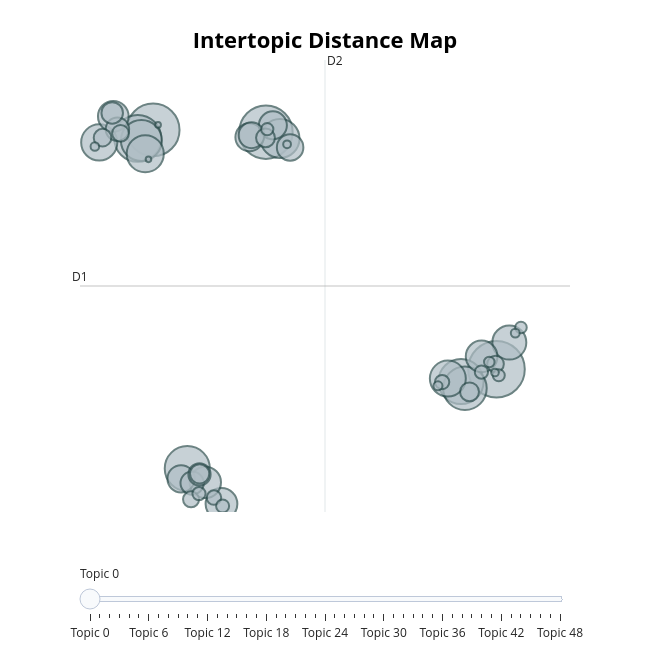

Notebook source saved alongside this figure:
### Code cell
topic_model2.visualize_topics()

### Figure 1 — Plotly figure (JSON) as saved in the notebook; plotly's stock layout.template omitted (floating-point values rounded to 4 significant figures; data arrays with more than 128 entries replaced by an {"elided": "..."} marker saying what was removed)
{"data": [{"customdata": {"elided": "49x3 mixed values"}, "hovertemplate": "<b>Topic %{customdata[0]}</b><br>%{customdata[1]}<br>Size: %{customdata[2]}", "legendgroup": "", "marker": {"color": "#B0BEC5", "line": {"color": "DarkSlateGrey", "width": 2}, "size": [2120, 1894, 1845, 1462, 1351, 1347, 1257, 1115, 1010, 913, 865, 857, 764, 668, 664, 652, 623, 524, 521, 492, 466, 441, 363, 358, 328, 307, 246, 237, 236, 206, 188, 184, 170, 140, 136, 117, 115, 113, 100, 96, 89, 73, 54, 53, 49, 40, 39, 22, 21], "sizemode": "area", "sizeref": 1.325, "symbol": "circle"}, "mode": "markers", "name": "", "orientation": "v", "showlegend": false, "type": "scatter", "x": [9.35, 2.224, -1.262, -1.737, 8.254, -0.2063, 8.374, -1.624, 2.659, -1.506, -2.927, 7.846, 9.747, 0.8506, 8.89, 0.3508, -2.493, 1.715, 2.439, -0.3979, 2.972, 1.779, -2.365, -0.05675, 0.171, -2.527, 0.1754, 8.516, 2.211, -2.825, -2.269, 9.319, -0.09017, 0.6175, 7.67, 8.884, 0.1552, 0.8854, 2.265, 9.42, 10.11, 9.128, 7.54, 9.931, -3.063, 2.878, 9.303, -1.11, -1.406], "xaxis": "x", "y": [3.246, 11.22, 11.3, 11.01, 2.836, -0.09344, 2.608, 10.94, 11.01, 10.5, 10.88, 2.934, 4.145, -1.286, 3.679, -0.5581, 11.76, 11.05, 11.45, -0.4381, 10.71, 11.12, 11.32, -0.5829, -0.2914, 11.87, -0.2701, 2.487, 11.03, 11.04, 11.19, 3.422, -1.13, -1.071, 2.816, 3.152, -0.9357, -1.353, 11.32, 3.042, 4.652, 3.49, 2.689, 4.463, 10.74, 10.81, 3.139, 11.47, 10.31], "yaxis": "y"}], "layout": {"annotations": [{"showarrow": false, "text": "D1", "x": -3.522, "y": 6.048, "yshift": 10}, {"showarrow": false, "text": "D2", "x": 4.05, "xshift": 10, "y": 13.65}], "height": 650, "hoverlabel": {"bgcolor": "white", "font": {"family": "Rockwell", "size": 16}}, "legend": {"itemsizing": "constant", "tracegroupgap": 0}, "margin": {"t": 60}, "shapes": [{"line": {"color": "#CFD8DC", "width": 2}, "type": "line", "x0": 4.05, "x1": 4.05, "y0": -1.555, "y1": 13.65}, {"line": {"color": "#9E9E9E", "width": 2}, "type": "line", "x0": -3.522, "x1": 11.62, "y0": 6.048, "y1": 6.048}], "sliders": [{"active": 0, "pad": {"t": 50}, "steps": [{"args": [{"marker.color": [["red", "#B0BEC5", "#B0BEC5", "#B0BEC5", "#B0BEC5", "#B0BEC5", "#B0BEC5", "#B0BEC5", "#B0BEC5", "#B0BEC5", "#B0BEC5", "#B0BEC5", "#B0BEC5", "#B0BEC5", "#B0BEC5", "#B0BEC5", "#B0BEC5", "#B0BEC5", "#B0BEC5", "#B0BEC5", "#B0BEC5", "#B0BEC5", "#B0BEC5", "#B0BEC5", "#B0BEC5", "#B0BEC5", "#B0BEC5", "#B0BEC5", "#B0BEC5", "#B0BEC5", "#B0BEC5", "#B0BEC5", "#B0BEC5", "#B0BEC5", "#B0BEC5", "#B0BEC5", "#B0BEC5", "#B0BEC5", "#B0BEC5", "#B0BEC5", "#B0BEC5", "#B0BEC5", "#B0BEC5", "#B0BEC5", "#B0BEC5", "#B0BEC5", "#B0BEC5", "#B0BEC5", "#B0BEC5"]]}], "label": "Topic 0", "method": "update"}, {"args": [{"marker.color": [["#B0BEC5", "red", "#B0BEC5", "#B0BEC5", "#B0BEC5", "#B0BEC5", "#B0BEC5", "#B0BEC5", "#B0BEC5", "#B0BEC5", "#B0BEC5", "#B0BEC5", "#B0BEC5", "#B0BEC5", "#B0BEC5", "#B0BEC5", "#B0BEC5", "#B0BEC5", "#B0BEC5", "#B0BEC5", "#B0BEC5", "#B0BEC5", "#B0BEC5", "#B0BEC5", "#B0BEC5", "#B0BEC5", "#B0BEC5", "#B0BEC5", "#B0BEC5", "#B0BEC5", "#B0BEC5", "#B0BEC5", "#B0BEC5", "#B0BEC5", "#B0BEC5", "#B0BEC5", "#B0BEC5", "#B0BEC5", "#B0BEC5", "#B0BEC5", "#B0BEC5", "#B0BEC5", "#B0BEC5", "#B0BEC5", "#B0BEC5", "#B0BEC5", "#B0BEC5", "#B0BEC5", "#B0BEC5"]]}], "label": "Topic 1", "method": "update"}, {"args": [{"marker.color": [["#B0BEC5", "#B0BEC5", "red", "#B0BEC5", "#B0BEC5", "#B0BEC5", "#B0BEC5", "#B0BEC5", "#B0BEC5", "#B0BEC5", "#B0BEC5", "#B0BEC5", "#B0BEC5", "#B0BEC5", "#B0BEC5", "#B0BEC5", "#B0BEC5", "#B0BEC5", "#B0BEC5", "#B0BEC5", "#B0BEC5", "#B0BEC5", "#B0BEC5", "#B0BEC5", "#B0BEC5", "#B0BEC5", "#B0BEC5", "#B0BEC5", "#B0BEC5", "#B0BEC5", "#B0BEC5", "#B0BEC5", "#B0BEC5", "#B0BEC5", "#B0BEC5", "#B0BEC5", "#B0BEC5", "#B0BEC5", "#B0BEC5", "#B0BEC5", "#B0BEC5", "#B0BEC5", "#B0BEC5", "#B0BEC5", "#B0BEC5", "#B0BEC5", "#B0BEC5", "#B0BEC5", "#B0BEC5"]]}], "label": "Topic 2", "method": "update"}, {"args": [{"marker.color": [["#B0BEC5", "#B0BEC5", "#B0BEC5", "red", "#B0BEC5", "#B0BEC5", "#B0BEC5", "#B0BEC5", "#B0BEC5", "#B0BEC5", "#B0BEC5", "#B0BEC5", "#B0BEC5", "#B0BEC5", "#B0BEC5", "#B0BEC5", "#B0BEC5", "#B0BEC5", "#B0BEC5", "#B0BEC5", "#B0BEC5", "#B0BEC5", "#B0BEC5", "#B0BEC5", "#B0BEC5", "#B0BEC5", "#B0BEC5", "#B0BEC5", "#B0BEC5", "#B0BEC5", "#B0BEC5", "#B0BEC5", "#B0BEC5", "#B0BEC5", "#B0BEC5", "#B0BEC5", "#B0BEC5", "#B0BEC5", "#B0BEC5", "#B0BEC5", "#B0BEC5", "#B0BEC5", "#B0BEC5", "#B0BEC5", "#B0BEC5", "#B0BEC5", "#B0BEC5", "#B0BEC5", "#B0BEC5"]]}], "label": "Topic 3", "method": "update"}, {"args": [{"marker.color": [["#B0BEC5", "#B0BEC5", "#B0BEC5", "#B0BEC5", "red", "#B0BEC5", "#B0BEC5", "#B0BEC5", "#B0BEC5", "#B0BEC5", "#B0BEC5", "#B0BEC5", "#B0BEC5", "#B0BEC5", "#B0BEC5", "#B0BEC5", "#B0BEC5", "#B0BEC5", "#B0BEC5", "#B0BEC5", "#B0BEC5", "#B0BEC5", "#B0BEC5", "#B0BEC5", "#B0BEC5", "#B0BEC5", "#B0BEC5", "#B0BEC5", "#B0BEC5", "#B0BEC5", "#B0BEC5", "#B0BEC5", "#B0BEC5", "#B0BEC5", "#B0BEC5", "#B0BEC5", "#B0BEC5", "#B0BEC5", "#B0BEC5", "#B0BEC5", "#B0BEC5", "#B0BEC5", "#B0BEC5", "#B0BEC5", "#B0BEC5", "#B0BEC5", "#B0BEC5", "#B0BEC5", "#B0BEC5"]]}], "label": "Topic 4", "method": "update"}, {"args": [{"marker.color": [["#B0BEC5", "#B0BEC5", "#B0BEC5", "#B0BEC5", "#B0BEC5", "red", "#B0BEC5", "#B0BEC5", "#B0BEC5", "#B0BEC5", "#B0BEC5", "#B0BEC5", "#B0BEC5", "#B0BEC5", "#B0BEC5", "#B0BEC5", "#B0BEC5", "#B0BEC5", "#B0BEC5", "#B0BEC5", "#B0BEC5", "#B0BEC5", "#B0BEC5", "#B0BEC5", "#B0BEC5", "#B0BEC5", "#B0BEC5", "#B0BEC5", "#B0BEC5", "#B0BEC5", "#B0BEC5", "#B0BEC5", "#B0BEC5", "#B0BEC5", "#B0BEC5", "#B0BEC5", "#B0BEC5", "#B0BEC5", "#B0BEC5", "#B0BEC5", "#B0BEC5", "#B0BEC5", "#B0BEC5", "#B0BEC5", "#B0BEC5", "#B0BEC5", "#B0BEC5", "#B0BEC5", "#B0BEC5"]]}], "label": "Topic 5", "method": "update"}, {"args": [{"marker.color": [["#B0BEC5", "#B0BEC5", "#B0BEC5", "#B0BEC5", "#B0BEC5", "#B0BEC5", "red", "#B0BEC5", "#B0BEC5", "#B0BEC5", "#B0BEC5", "#B0BEC5", "#B0BEC5", "#B0BEC5", "#B0BEC5", "#B0BEC5", "#B0BEC5", "#B0BEC5", "#B0BEC5", "#B0BEC5", "#B0BEC5", "#B0BEC5", "#B0BEC5", "#B0BEC5", "#B0BEC5", "#B0BEC5", "#B0BEC5", "#B0BEC5", "#B0BEC5", "#B0BEC5", "#B0BEC5", "#B0BEC5", "#B0BEC5", "#B0BEC5", "#B0BEC5", "#B0BEC5", "#B0BEC5", "#B0BEC5", "#B0BEC5", "#B0BEC5", "#B0BEC5", "#B0BEC5", "#B0BEC5", "#B0BEC5", "#B0BEC5", "#B0BEC5", "#B0BEC5", "#B0BEC5", "#B0BEC5"]]}], "label": "Topic 6", "method": "update"}, {"args": [{"marker.color": [["#B0BEC5", "#B0BEC5", "#B0BEC5", "#B0BEC5", "#B0BEC5", "#B0BEC5", "#B0BEC5", "red", "#B0BEC5", "#B0BEC5", "#B0BEC5", "#B0BEC5", "#B0BEC5", "#B0BEC5", "#B0BEC5", "#B0BEC5", "#B0BEC5", "#B0BEC5", "#B0BEC5", "#B0BEC5", "#B0BEC5", "#B0BEC5", "#B0BEC5", "#B0BEC5", "#B0BEC5", "#B0BEC5", "#B0BEC5", "#B0BEC5", "#B0BEC5", "#B0BEC5", "#B0BEC5", "#B0BEC5", "#B0BEC5", "#B0BEC5", "#B0BEC5", "#B0BEC5", "#B0BEC5", "#B0BEC5", "#B0BEC5", "#B0BEC5", "#B0BEC5", "#B0BEC5", "#B0BEC5", "#B0BEC5", "#B0BEC5", "#B0BEC5", "#B0BEC5", "#B0BEC5", "#B0BEC5"]]}], "label": "Topic 7", "method": "update"}, {"args": [{"marker.color": [["#B0BEC5", "#B0BEC5", "#B0BEC5", "#B0BEC5", "#B0BEC5", "#B0BEC5", "#B0BEC5", "#B0BEC5", "red", "#B0BEC5", "#B0BEC5", "#B0BEC5", "#B0BEC5", "#B0BEC5", "#B0BEC5", "#B0BEC5", "#B0BEC5", "#B0BEC5", "#B0BEC5", "#B0BEC5", "#B0BEC5", "#B0BEC5", "#B0BEC5", "#B0BEC5", "#B0BEC5", "#B0BEC5", "#B0BEC5", "#B0BEC5", "#B0BEC5", "#B0BEC5", "#B0BEC5", "#B0BEC5", "#B0BEC5", "#B0BEC5", "#B0BEC5", "#B0BEC5", "#B0BEC5", "#B0BEC5", "#B0BEC5", "#B0BEC5", "#B0BEC5", "#B0BEC5", "#B0BEC5", "#B0BEC5", "#B0BEC5", "#B0BEC5", "#B0BEC5", "#B0BEC5", "#B0BEC5"]]}], "label": "Topic 8", "method": "update"}, {"args": [{"marker.color": [["#B0BEC5", "#B0BEC5", "#B0BEC5", "#B0BEC5", "#B0BEC5", "#B0BEC5", "#B0BEC5", "#B0BEC5", "#B0BEC5", "red", "#B0BEC5", "#B0BEC5", "#B0BEC5", "#B0BEC5", "#B0BEC5", "#B0BEC5", "#B0BEC5", "#B0BEC5", "#B0BEC5", "#B0BEC5", "#B0BEC5", "#B0BEC5", "#B0BEC5", "#B0BEC5", "#B0BEC5", "#B0BEC5", "#B0BEC5", "#B0BEC5", "#B0BEC5", "#B0BEC5", "#B0BEC5", "#B0BEC5", "#B0BEC5", "#B0BEC5", "#B0BEC5", "#B0BEC5", "#B0BEC5", "#B0BEC5", "#B0BEC5", "#B0BEC5", "#B0BEC5", "#B0BEC5", "#B0BEC5", "#B0BEC5", "#B0BEC5", "#B0BEC5", "#B0BEC5", "#B0BEC5", "#B0BEC5"]]}], "label": "Topic 9", "method": "update"}, {"args": [{"marker.color": [["#B0BEC5", "#B0BEC5", "#B0BEC5", "#B0BEC5", "#B0BEC5", "#B0BEC5", "#B0BEC5", "#B0BEC5", "#B0BEC5", "#B0BEC5", "red", "#B0BEC5", "#B0BEC5", "#B0BEC5", "#B0BEC5", "#B0BEC5", "#B0BEC5", "#B0BEC5", "#B0BEC5", "#B0BEC5", "#B0BEC5", "#B0BEC5", "#B0BEC5", "#B0BEC5", "#B0BEC5", "#B0BEC5", "#B0BEC5", "#B0BEC5", "#B0BEC5", "#B0BEC5", "#B0BEC5", "#B0BEC5", "#B0BEC5", "#B0BEC5", "#B0BEC5", "#B0BEC5", "#B0BEC5", "#B0BEC5", "#B0BEC5", "#B0BEC5", "#B0BEC5", "#B0BEC5", "#B0BEC5", "#B0BEC5", "#B0BEC5", "#B0BEC5", "#B0BEC5", "#B0BEC5", "#B0BEC5"]]}], "label": "Topic 10", "method": "update"}, {"args": [{"marker.color": [["#B0BEC5", "#B0BEC5", "#B0BEC5", "#B0BEC5", "#B0BEC5", "#B0BEC5", "#B0BEC5", "#B0BEC5", "#B0BEC5", "#B0BEC5", "#B0BEC5", "red", "#B0BEC5", "#B0BEC5", "#B0BEC5", "#B0BEC5", "#B0BEC5", "#B0BEC5", "#B0BEC5", "#B0BEC5", "#B0BEC5", "#B0BEC5", "#B0BEC5", "#B0BEC5", "#B0BEC5", "#B0BEC5", "#B0BEC5", "#B0BEC5", "#B0BEC5", "#B0BEC5", "#B0BEC5", "#B0BEC5", "#B0BEC5", "#B0BEC5", "#B0BEC5", "#B0BEC5", "#B0BEC5", "#B0BEC5", "#B0BEC5", "#B0BEC5", "#B0BEC5", "#B0BEC5", "#B0BEC5", "#B0BEC5", "#B0BEC5", "#B0BEC5", "#B0BEC5", "#B0BEC5", "#B0BEC5"]]}], "label": "Topic 11", "method": "update"}, {"args": [{"marker.color": [["#B0BEC5", "#B0BEC5", "#B0BEC5", "#B0BEC5", "#B0BEC5", "#B0BEC5", "#B0BEC5", "#B0BEC5", "#B0BEC5", "#B0BEC5", "#B0BEC5", "#B0BEC5", "red", "#B0BEC5", "#B0BEC5", "#B0BEC5", "#B0BEC5", "#B0BEC5", "#B0BEC5", "#B0BEC5", "#B0BEC5", "#B0BEC5", "#B0BEC5", "#B0BEC5", "#B0BEC5", "#B0BEC5", "#B0BEC5", "#B0BEC5", "#B0BEC5", "#B0BEC5", "#B0BEC5", "#B0BEC5", "#B0BEC5", "#B0BEC5", "#B0BEC5", "#B0BEC5", "#B0BEC5", "#B0BEC5", "#B0BEC5", "#B0BEC5", "#B0BEC5", "#B0BEC5", "#B0BEC5", "#B0BEC5", "#B0BEC5", "#B0BEC5", "#B0BEC5", "#B0BEC5", "#B0BEC5"]]}], "label": "Topic 12", "method": "update"}, {"args": [{"marker.color": [["#B0BEC5", "#B0BEC5", "#B0BEC5", "#B0BEC5", "#B0BEC5", "#B0BEC5", "#B0BEC5", "#B0BEC5", "#B0BEC5", "#B0BEC5", "#B0BEC5", "#B0BEC5", "#B0BEC5", "red", "#B0BEC5", "#B0BEC5", "#B0BEC5", "#B0BEC5", "#B0BEC5", "#B0BEC5", "#B0BEC5", "#B0BEC5", "#B0BEC5", "#B0BEC5", "#B0BEC5", "#B0BEC5", "#B0BEC5", "#B0BEC5", "#B0BEC5", "#B0BEC5", "#B0BEC5", "#B0BEC5", "#B0BEC5", "#B0BEC5", "#B0BEC5", "#B0BEC5", "#B0BEC5", "#B0BEC5", "#B0BEC5", "#B0BEC5", "#B0BEC5", "#B0BEC5", "#B0BEC5", "#B0BEC5", "#B0BEC5", "#B0BEC5", "#B0BEC5", "#B0BEC5", "#B0BEC5"]]}], "label": "Topic 13", "method": "update"}, {"args": [{"marker.color": [["#B0BEC5", "#B0BEC5", "#B0BEC5", "#B0BEC5", "#B0BEC5", "#B0BEC5", "#B0BEC5", "#B0BEC5", "#B0BEC5", "#B0BEC5", "#B0BEC5", "#B0BEC5", "#B0BEC5", "#B0BEC5", "red", "#B0BEC5", "#B0BEC5", "#B0BEC5", "#B0BEC5", "#B0BEC5", "#B0BEC5", "#B0BEC5", "#B0BEC5", "#B0BEC5", "#B0BEC5", "#B0BEC5", "#B0BEC5", "#B0BEC5", "#B0BEC5", "#B0BEC5", "#B0BEC5", "#B0BEC5", "#B0BEC5", "#B0BEC5", "#B0BEC5", "#B0BEC5", "#B0BEC5", "#B0BEC5", "#B0BEC5", "#B0BEC5", "#B0BEC5", "#B0BEC5", "#B0BEC5", "#B0BEC5", "#B0BEC5", "#B0BEC5", "#B0BEC5", "#B0BEC5", "#B0BEC5"]]}], "label": "Topic 14", "method": "update"}, {"args": [{"marker.color": [["#B0BEC5", "#B0BEC5", "#B0BEC5", "#B0BEC5", "#B0BEC5", "#B0BEC5", "#B0BEC5", "#B0BEC5", "#B0BEC5", "#B0BEC5", "#B0BEC5", "#B0BEC5", "#B0BEC5", "#B0BEC5", "#B0BEC5", "red", "#B0BEC5", "#B0BEC5", "#B0BEC5", "#B0BEC5", "#B0BEC5", "#B0BEC5", "#B0BEC5", "#B0BEC5", "#B0BEC5", "#B0BEC5", "#B0BEC5", "#B0BEC5", "#B0BEC5", "#B0BEC5", "#B0BEC5", "#B0BEC5", "#B0BEC5", "#B0BEC5", "#B0BEC5", "#B0BEC5", "#B0BEC5", "#B0BEC5", "#B0BEC5", "#B0BEC5", "#B0BEC5", "#B0BEC5", "#B0BEC5", "#B0BEC5", "#B0BEC5", "#B0BEC5", "#B0BEC5", "#B0BEC5", "#B0BEC5"]]}], "label": "Topic 15", "method": "update"}, {"args": [{"marker.color": [["#B0BEC5", "#B0BEC5", "#B0BEC5", "#B0BEC5", "#B0BEC5", "#B0BEC5", "#B0BEC5", "#B0BEC5", "#B0BEC5", "#B0BEC5", "#B0BEC5", "#B0BEC5", "#B0BEC5", "#B0BEC5", "#B0BEC5", "#B0BEC5", "red", "#B0BEC5", "#B0BEC5", "#B0BEC5", "#B0BEC5", "#B0BEC5", "#B0BEC5", "#B0BEC5", "#B0BEC5", "#B0BEC5", "#B0BEC5", "#B0BEC5", "#B0BEC5", "#B0BEC5", "#B0BEC5", "#B0BEC5", "#B0BEC5", "#B0BEC5", "#B0BEC5", "#B0BEC5", "#B0BEC5", "#B0BEC5", "#B0BEC5", "#B0BEC5", "#B0BEC5", "#B0BEC5", "#B0BEC5", "#B0BEC5", "#B0BEC5", "#B0BEC5", "#B0BEC5", "#B0BEC5", "#B0BEC5"]]}], "label": "Topic 16", "method": "update"}, {"args": [{"marker.color": [["#B0BEC5", "#B0BEC5", "#B0BEC5", "#B0BEC5", "#B0BEC5", "#B0BEC5", "#B0BEC5", "#B0BEC5", "#B0BEC5", "#B0BEC5", "#B0BEC5", "#B0BEC5", "#B0BEC5", "#B0BEC5", "#B0BEC5", "#B0BEC5", "#B0BEC5", "red", "#B0BEC5", "#B0BEC5", "#B0BEC5", "#B0BEC5", "#B0BEC5", "#B0BEC5", "#B0BEC5", "#B0BEC5", "#B0BEC5", "#B0BEC5", "#B0BEC5", "#B0BEC5", "#B0BEC5", "#B0BEC5", "#B0BEC5", "#B0BEC5", "#B0BEC5", "#B0BEC5", "#B0BEC5", "#B0BEC5", "#B0BEC5", "#B0BEC5", "#B0BEC5", "#B0BEC5", "#B0BEC5", "#B0BEC5", "#B0BEC5", "#B0BEC5", "#B0BEC5", "#B0BEC5", "#B0BEC5"]]}], "label": "Topic 17", "method": "update"}, {"args": [{"marker.color": [["#B0BEC5", "#B0BEC5", "#B0BEC5", "#B0BEC5", "#B0BEC5", "#B0BEC5", "#B0BEC5", "#B0BEC5", "#B0BEC5", "#B0BEC5", "#B0BEC5", "#B0BEC5", "#B0BEC5", "#B0BEC5", "#B0BEC5", "#B0BEC5", "#B0BEC5", "#B0BEC5", "red", "#B0BEC5", "#B0BEC5", "#B0BEC5", "#B0BEC5", "#B0BEC5", "#B0BEC5", "#B0BEC5", "#B0BEC5", "#B0BEC5", "#B0BEC5", "#B0BEC5", "#B0BEC5", "#B0BEC5", "#B0BEC5", "#B0BEC5", "#B0BEC5", "#B0BEC5", "#B0BEC5", "#B0BEC5", "#B0BEC5", "#B0BEC5", "#B0BEC5", "#B0BEC5", "#B0BEC5", "#B0BEC5", "#B0BEC5", "#B0BEC5", "#B0BEC5", "#B0BEC5", "#B0BEC5"]]}], "label": "Topic 18", "method": "update"}, {"args": [{"marker.color": [["#B0BEC5", "#B0BEC5", "#B0BEC5", "#B0BEC5", "#B0BEC5", "#B0BEC5", "#B0BEC5", "#B0BEC5", "#B0BEC5", "#B0BEC5", "#B0BEC5", "#B0BEC5", "#B0BEC5", "#B0BEC5", "#B0BEC5", "#B0BEC5", "#B0BEC5", "#B0BEC5", "#B0BEC5", "red", "#B0BEC5", "#B0BEC5", "#B0BEC5", "#B0BEC5", "#B0BEC5", "#B0BEC5", "#B0BEC5", "#B0BEC5", "#B0BEC5", "#B0BEC5", "#B0BEC5", "#B0BEC5", "#B0BEC5", "#B0BEC5", "#B0BEC5", "#B0BEC5", "#B0BEC5", "#B0BEC5", "#B0BEC5", "#B0BEC5", "#B0BEC5", "#B0BEC5", "#B0BEC5", "#B0BEC5", "#B0BEC5", "#B0BEC5", "#B0BEC5", "#B0BEC5", "#B0BEC5"]]}], "label": "Topic 19", "method": "update"}, {"args": [{"marker.color": [["#B0BEC5", "#B0BEC5", "#B0BEC5", "#B0BEC5", "#B0BEC5", "#B0BEC5", "#B0BEC5", "#B0BEC5", "#B0BEC5", "#B0BEC5", "#B0BEC5", "#B0BEC5", "#B0BEC5", "#B0BEC5", "#B0BEC5", "#B0BEC5", "#B0BEC5", "#B0BEC5", "#B0BEC5", "#B0BEC5", "red", "#B0BEC5", "#B0BEC5", "#B0BEC5", "#B0BEC5", "#B0BEC5", "#B0BEC5", "#B0BEC5", "#B0BEC5", "#B0BEC5", "#B0BEC5", "#B0BEC5", "#B0BEC5", "#B0BEC5", "#B0BEC5", "#B0BEC5", "#B0BEC5", "#B0BEC5", "#B0BEC5", "#B0BEC5", "#B0BEC5", "#B0BEC5", "#B0BEC5", "#B0BEC5", "#B0BEC5", "#B0BEC5", "#B0BEC5", "#B0BEC5", "#B0BEC5"]]}], "label": "Topic 20", "method": "update"}, {"args": [{"marker.color": [["#B0BEC5", "#B0BEC5", "#B0BEC5", "#B0BEC5", "#B0BEC5", "#B0BEC5", "#B0BEC5", "#B0BEC5", "#B0BEC5", "#B0BEC5", "#B0BEC5", "#B0BEC5", "#B0BEC5", "#B0BEC5", "#B0BEC5", "#B0BEC5", "#B0BEC5", "#B0BEC5", "#B0BEC5", "#B0BEC5", "#B0BEC5", "red", "#B0BEC5", "#B0BEC5", "#B0BEC5", "#B0BEC5", "#B0BEC5", "#B0BEC5", "#B0BEC5", "#B0BEC5", "#B0BEC5", "#B0BEC5", "#B0BEC5", "#B0BEC5", "#B0BEC5", "#B0BEC5", "#B0BEC5", "#B0BEC5", "#B0BEC5", "#B0BEC5", "#B0BEC5", "#B0BEC5", "#B0BEC5", "#B0BEC5", "#B0BEC5", "#B0BEC5", "#B0BEC5", "#B0BEC5", "#B0BEC5"]]}], "label": "Topic 21", "method": "update"}, {"args": [{"marker.color": [["#B0BEC5", "#B0BEC5", "#B0BEC5", "#B0BEC5", "#B0BEC5", "#B0BEC5", "#B0BEC5", "#B0BEC5", "#B0BEC5", "#B0BEC5", "#B0BEC5", "#B0BEC5", "#B0BEC5", "#B0BEC5", "#B0BEC5", "#B0BEC5", "#B0BEC5", "#B0BEC5", "#B0BEC5", "#B0BEC5", "#B0BEC5", "#B0BEC5", "red", "#B0BEC5", "#B0BEC5", "#B0BEC5", "#B0BEC5", "#B0BEC5", "#B0BEC5", "#B0BEC5", "#B0BEC5", "#B0BEC5", "#B0BEC5", "#B0BEC5", "#B0BEC5", "#B0BEC5", "#B0BEC5", "#B0BEC5", "#B0BEC5", "#B0BEC5", "#B0BEC5", "#B0BEC5", "#B0BEC5", "#B0BEC5", "#B0BEC5", "#B0BEC5", "#B0BEC5", "#B0BEC5", "#B0BEC5"]]}], "label": "Topic 22", "method": "update"}, {"args": [{"marker.color": [["#B0BEC5", "#B0BEC5", "#B0BEC5", "#B0BEC5", "#B0BEC5", "#B0BEC5", "#B0BEC5", "#B0BEC5", "#B0BEC5", "#B0BEC5", "#B0BEC5", "#B0BEC5", "#B0BEC5", "#B0BEC5", "#B0BEC5", "#B0BEC5", "#B0BEC5", "#B0BEC5", "#B0BEC5", "#B0BEC5", "#B0BEC5", "#B0BEC5", "#B0BEC5", "red", "#B0BEC5", "#B0BEC5", "#B0BEC5", "#B0BEC5", "#B0BEC5", "#B0BEC5", "#B0BEC5", "#B0BEC5", "#B0BEC5", "#B0BEC5", "#B0BEC5", "#B0BEC5", "#B0BEC5", "#B0BEC5", "#B0BEC5", "#B0BEC5", "#B0BEC5", "#B0BEC5", "#B0BEC5", "#B0BEC5", "#B0BEC5", "#B0BEC5", "#B0BEC5", "#B0BEC5", "#B0BEC5"]]}], "label": "Topic 23", "method": "update"}, {"args": [{"marker.color": [["#B0BEC5", "#B0BEC5", "#B0BEC5", "#B0BEC5", "#B0BEC5", "#B0BEC5", "#B0BEC5", "#B0BEC5", "#B0BEC5", "#B0BEC5", "#B0BEC5", "#B0BEC5", "#B0BEC5", "#B0BEC5", "#B0BEC5", "#B0BEC5", "#B0BEC5", "#B0BEC5", "#B0BEC5", "#B0BEC5", "#B0BEC5", "#B0BEC5", "#B0BEC5", "#B0BEC5", "red", "#B0BEC5", "#B0BEC5", "#B0BEC5", "#B0BEC5", "#B0BEC5", "#B0BEC5", "#B0BEC5", "#B0BEC5", "#B0BEC5", "#B0BEC5", "#B0BEC5", "#B0BEC5", "#B0BEC5", "#B0BEC5", "#B0BEC5", "#B0BEC5", "#B0BEC5", "#B0BEC5", "#B0BEC5", "#B0BEC5", "#B0BEC5", "#B0BEC5", "#B0BEC5", "#B0BEC5"]]}], "label": "Topic 24", "method": "update"}, {"args": [{"marker.color": [["#B0BEC5", "#B0BEC5", "#B0BEC5", "#B0BEC5", "#B0BEC5", "#B0BEC5", "#B0BEC5", "#B0BEC5", "#B0BEC5", "#B0BEC5", "#B0BEC5", "#B0BEC5", "#B0BEC5", "#B0BEC5", "#B0BEC5", "#B0BEC5", "#B0BEC5", "#B0BEC5", "#B0BEC5", "#B0BEC5", "#B0BEC5", "#B0BEC5", "#B0BEC5", "#B0BEC5", "#B0BEC5", "red", "#B0BEC5", "#B0BEC5", "#B0BEC5", "#B0BEC5", "#B0BEC5", "#B0BEC5", "#B0BEC5", "#B0BEC5", "#B0BEC5", "#B0BEC5", "#B0BEC5", "#B0BEC5", "#B0BEC5", "#B0BEC5", "#B0BEC5", "#B0BEC5", "#B0BEC5", "#B0BEC5", "#B0BEC5", "#B0BEC5", "#B0BEC5", "#B0BEC5", "#B0BEC5"]]}], "label": "Topic 25", "method": "update"}, {"args": [{"marker.color": [["#B0BEC5", "#B0BEC5", "#B0BEC5", "#B0BEC5", "#B0BEC5", "#B0BEC5", "#B0BEC5", "#B0BEC5", "#B0BEC5", "#B0BEC5", "#B0BEC5", "#B0BEC5", "#B0BEC5", "#B0BEC5", "#B0BEC5", "#B0BEC5", "#B0BEC5", "#B0BEC5", "#B0BEC5", "#B0BEC5", "#B0BEC5", "#B0BEC5", "#B0BEC5", "#B0BEC5", "#B0BEC5", "#B0BEC5", "red", "#B0BEC5", "#B0BEC5", "#B0BEC5", "#B0BEC5", "#B0BEC5", "#B0BEC5", "#B0BEC5", "#B0BEC5", "#B0BEC5", "#B0BEC5", "#B0BEC5", "#B0BEC5", "#B0BEC5", "#B0BEC5", "#B0BEC5", "#B0BEC5", "#B0BEC5", "#B0BEC5", "#B0BEC5", "#B0BEC5", "#B0BEC5", "#B0BEC5"]]}], "label": "Topic 26", "method": "update"}, {"args": [{"marker.color": [["#B0BEC5", "#B0BEC5", "#B0BEC5", "#B0BEC5", "#B0BEC5", "#B0BEC5", "#B0BEC5", "#B0BEC5", "#B0BEC5", "#B0BEC5", "#B0BEC5", "#B0BEC5", "#B0BEC5", "#B0BEC5", "#B0BEC5", "#B0BEC5", "#B0BEC5", "#B0BEC5", "#B0BEC5", "#B0BEC5", "#B0BEC5", "#B0BEC5", "#B0BEC5", "#B0BEC5", "#B0BEC5", "#B0BEC5", "#B0BEC5", "red", "#B0BEC5", "#B0BEC5", "#B0BEC5", "#B0BEC5", "#B0BEC5", "#B0BEC5", "#B0BEC5", "#B0BEC5", "#B0BEC5", "#B0BEC5", "#B0BEC5", "#B0BEC5", "#B0BEC5", "#B0BEC5", "#B0BEC5", "#B0BEC5", "#B0BEC5", "#B0BEC5", "#B0BEC5", "#B0BEC5", "#B0BEC5"]]}], "label": "Topic 27", "method": "update"}, {"args": [{"marker.color": [["#B0BEC5", "#B0BEC5", "#B0BEC5", "#B0BEC5", "#B0BEC5", "#B0BEC5", "#B0BEC5", "#B0BEC5", "#B0BEC5", "#B0BEC5", "#B0BEC5", "#B0BEC5", "#B0BEC5", "#B0BEC5", "#B0BEC5", "#B0BEC5", "#B0BEC5", "#B0BEC5", "#B0BEC5", "#B0BEC5", "#B0BEC5", "#B0BEC5", "#B0BEC5", "#B0BEC5", "#B0BEC5", "#B0BEC5", "#B0BEC5", "#B0BEC5", "red", "#B0BEC5", "#B0BEC5", "#B0BEC5", "#B0BEC5", "#B0BEC5", "#B0BEC5", "#B0BEC5", "#B0BEC5", "#B0BEC5", "#B0BEC5", "#B0BEC5", "#B0BEC5", "#B0BEC5", "#B0BEC5", "#B0BEC5", "#B0BEC5", "#B0BEC5", "#B0BEC5", "#B0BEC5", "#B0BEC5"]]}], "label": "Topic 28", "method": "update"}, {"args": [{"marker.color": [["#B0BEC5", "#B0BEC5", "#B0BEC5", "#B0BEC5", "#B0BEC5", "#B0BEC5", "#B0BEC5", "#B0BEC5", "#B0BEC5", "#B0BEC5", "#B0BEC5", "#B0BEC5", "#B0BEC5", "#B0BEC5", "#B0BEC5", "#B0BEC5", "#B0BEC5", "#B0BEC5", "#B0BEC5", "#B0BEC5", "#B0BEC5", "#B0BEC5", "#B0BEC5", "#B0BEC5", "#B0BEC5", "#B0BEC5", "#B0BEC5", "#B0BEC5", "#B0BEC5", "red", "#B0BEC5", "#B0BEC5", "#B0BEC5", "#B0BEC5", "#B0BEC5", "#B0BEC5", "#B0BEC5", "#B0BEC5", "#B0BEC5", "#B0BEC5", "#B0BEC5", "#B0BEC5", "#B0BEC5", "#B0BEC5", "#B0BEC5", "#B0BEC5", "#B0BEC5", "#B0BEC5", "#B0BEC5"]]}], "label": "Topic 29", "method": "update"}, {"args": [{"marker.color": [["#B0BEC5", "#B0BEC5", "#B0BEC5", "#B0BEC5", "#B0BEC5", "#B0BEC5", "#B0BEC5", "#B0BEC5", "#B0BEC5", "#B0BEC5", "#B0BEC5", "#B0BEC5", "#B0BEC5", "#B0BEC5", "#B0BEC5", "#B0BEC5", "#B0BEC5", "#B0BEC5", "#B0BEC5", "#B0BEC5", "#B0BEC5", "#B0BEC5", "#B0BEC5", "#B0BEC5", "#B0BEC5", "#B0BEC5", "#B0BEC5", "#B0BEC5", "#B0BEC5", "#B0BEC5", "red", "#B0BEC5", "#B0BEC5", "#B0BEC5", "#B0BEC5", "#B0BEC5", "#B0BEC5", "#B0BEC5", "#B0BEC5", "#B0BEC5", "#B0BEC5", "#B0BEC5", "#B0BEC5", "#B0BEC5", "#B0BEC5", "#B0BEC5", "#B0BEC5", "#B0BEC5", "#B0BEC5"]]}], "label": "Topic 30", "method": "update"}, {"args": [{"marker.color": [["#B0BEC5", "#B0BEC5", "#B0BEC5", "#B0BEC5", "#B0BEC5", "#B0BEC5", "#B0BEC5", "#B0BEC5", "#B0BEC5", "#B0BEC5", "#B0BEC5", "#B0BEC5", "#B0BEC5", "#B0BEC5", "#B0BEC5", "#B0BEC5", "#B0BEC5", "#B0BEC5", "#B0BEC5", "#B0BEC5", "#B0BEC5", "#B0BEC5", "#B0BEC5", "#B0BEC5", "#B0BEC5", "#B0BEC5", "#B0BEC5", "#B0BEC5", "#B0BEC5", "#B0BEC5", "#B0BEC5", "red", "#B0BEC5", "#B0BEC5", "#B0BEC5", "#B0BEC5", "#B0BEC5", "#B0BEC5", "#B0BEC5", "#B0BEC5", "#B0BEC5", "#B0BEC5", "#B0BEC5", "#B0BEC5", "#B0BEC5", "#B0BEC5", "#B0BEC5", "#B0BEC5", "#B0BEC5"]]}], "label": "Topic 31", "method": "update"}, {"args": [{"marker.color": [["#B0BEC5", "#B0BEC5", "#B0BEC5", "#B0BEC5", "#B0BEC5", "#B0BEC5", "#B0BEC5", "#B0BEC5", "#B0BEC5", "#B0BEC5", "#B0BEC5", "#B0BEC5", "#B0BEC5", "#B0BEC5", "#B0BEC5", "#B0BEC5", "#B0BEC5", "#B0BEC5", "#B0BEC5", "#B0BEC5", "#B0BEC5", "#B0BEC5", "#B0BEC5", "#B0BEC5", "#B0BEC5", "#B0BEC5", "#B0BEC5", "#B0BEC5", "#B0BEC5", "#B0BEC5", "#B0BEC5", "#B0BEC5", "red", "#B0BEC5", "#B0BEC5", "#B0BEC5", "#B0BEC5", "#B0BEC5", "#B0BEC5", "#B0BEC5", "#B0BEC5", "#B0BEC5", "#B0BEC5", "#B0BEC5", "#B0BEC5", "#B0BEC5", "#B0BEC5", "#B0BEC5", "#B0BEC5"]]}], "label": "Topic 32", "method": "update"}, {"args": [{"marker.color": [["#B0BEC5", "#B0BEC5", "#B0BEC5", "#B0BEC5", "#B0BEC5", "#B0BEC5", "#B0BEC5", "#B0BEC5", "#B0BEC5", "#B0BEC5", "#B0BEC5", "#B0BEC5", "#B0BEC5", "#B0BEC5", "#B0BEC5", "#B0BEC5", "#B0BEC5", "#B0BEC5", "#B0BEC5", "#B0BEC5", "#B0BEC5", "#B0BEC5", "#B0BEC5", "#B0BEC5", "#B0BEC5", "#B0BEC5", "#B0BEC5", "#B0BEC5", "#B0BEC5", "#B0BEC5", "#B0BEC5", "#B0BEC5", "#B0BEC5", "red", "#B0BEC5", "#B0BEC5", "#B0BEC5", "#B0BEC5", "#B0BEC5", "#B0BEC5", "#B0BEC5", "#B0BEC5", "#B0BEC5", "#B0BEC5", "#B0BEC5", "#B0BEC5", "#B0BEC5", "#B0BEC5", "#B0BEC5"]]}], "label": "Topic 33", "method": "update"}, {"args": [{"marker.color": [["#B0BEC5", "#B0BEC5", "#B0BEC5", "#B0BEC5", "#B0BEC5", "#B0BEC5", "#B0BEC5", "#B0BEC5", "#B0BEC5", "#B0BEC5", "#B0BEC5", "#B0BEC5", "#B0BEC5", "#B0BEC5", "#B0BEC5", "#B0BEC5", "#B0BEC5", "#B0BEC5", "#B0BEC5", "#B0BEC5", "#B0BEC5", "#B0BEC5", "#B0BEC5", "#B0BEC5", "#B0BEC5", "#B0BEC5", "#B0BEC5", "#B0BEC5", "#B0BEC5", "#B0BEC5", "#B0BEC5", "#B0BEC5", "#B0BEC5", "#B0BEC5", "red", "#B0BEC5", "#B0BEC5", "#B0BEC5", "#B0BEC5", "#B0BEC5", "#B0BEC5", "#B0BEC5", "#B0BEC5", "#B0BEC5", "#B0BEC5", "#B0BEC5", "#B0BEC5", "#B0BEC5", "#B0BEC5"]]}], "label": "Topic 34", "method": "update"}, {"args": [{"marker.color": [["#B0BEC5", "#B0BEC5", "#B0BEC5", "#B0BEC5", "#B0BEC5", "#B0BEC5", "#B0BEC5", "#B0BEC5", "#B0BEC5", "#B0BEC5", "#B0BEC5", "#B0BEC5", "#B0BEC5", "#B0BEC5", "#B0BEC5", "#B0BEC5", "#B0BEC5", "#B0BEC5", "#B0BEC5", "#B0BEC5", "#B0BEC5", "#B0BEC5", "#B0BEC5", "#B0BEC5", "#B0BEC5", "#B0BEC5", "#B0BEC5", "#B0BEC5", "#B0BEC5", "#B0BEC5", "#B0BEC5", "#B0BEC5", "#B0BEC5", "#B0BEC5", "#B0BEC5", "red", "#B0BEC5", "#B0BEC5", "#B0BEC5", "#B0BEC5", "#B0BEC5", "#B0BEC5", "#B0BEC5", "#B0BEC5", "#B0BEC5", "#B0BEC5", "#B0BEC5", "#B0BEC5", "#B0BEC5"]]}], "label": "Topic 35", "method": "update"}, {"args": [{"marker.color": [["#B0BEC5", "#B0BEC5", "#B0BEC5", "#B0BEC5", "#B0BEC5", "#B0BEC5", "#B0BEC5", "#B0BEC5", "#B0BEC5", "#B0BEC5", "#B0BEC5", "#B0BEC5", "#B0BEC5", "#B0BEC5", "#B0BEC5", "#B0BEC5", "#B0BEC5", "#B0BEC5", "#B0BEC5", "#B0BEC5", "#B0BEC5", "#B0BEC5", "#B0BEC5", "#B0BEC5", "#B0BEC5", "#B0BEC5", "#B0BEC5", "#B0BEC5", "#B0BEC5", "#B0BEC5", "#B0BEC5", "#B0BEC5", "#B0BEC5", "#B0BEC5", "#B0BEC5", "#B0BEC5", "red", "#B0BEC5", "#B0BEC5", "#B0BEC5", "#B0BEC5", "#B0BEC5", "#B0BEC5", "#B0BEC5", "#B0BEC5", "#B0BEC5", "#B0BEC5", "#B0BEC5", "#B0BEC5"]]}], "label": "Topic 36", "method": "update"}, {"args": [{"marker.color": [["#B0BEC5", "#B0BEC5", "#B0BEC5", "#B0BEC5", "#B0BEC5", "#B0BEC5", "#B0BEC5", "#B0BEC5", "#B0BEC5", "#B0BEC5", "#B0BEC5", "#B0BEC5", "#B0BEC5", "#B0BEC5", "#B0BEC5", "#B0BEC5", "#B0BEC5", "#B0BEC5", "#B0BEC5", "#B0BEC5", "#B0BEC5", "#B0BEC5", "#B0BEC5", "#B0BEC5", "#B0BEC5", "#B0BEC5", "#B0BEC5", "#B0BEC5", "#B0BEC5", "#B0BEC5", "#B0BEC5", "#B0BEC5", "#B0BEC5", "#B0BEC5", "#B0BEC5", "#B0BEC5", "#B0BEC5", "red", "#B0BEC5", "#B0BEC5", "#B0BEC5", "#B0BEC5", "#B0BEC5", "#B0BEC5", "#B0BEC5", "#B0BEC5", "#B0BEC5", "#B0BEC5", "#B0BEC5"]]}], "label": "Topic 37", "method": "update"}, {"args": [{"marker.color": [["#B0BEC5", "#B0BEC5", "#B0BEC5", "#B0BEC5", "#B0BEC5", "#B0BEC5", "#B0BEC5", "#B0BEC5", "#B0BEC5", "#B0BEC5", "#B0BEC5", "#B0BEC5", "#B0BEC5", "#B0BEC5", "#B0BEC5", "#B0BEC5", "#B0BEC5", "#B0BEC5", "#B0BEC5", "#B0BEC5", "#B0BEC5", "#B0BEC5", "#B0BEC5", "#B0BEC5", "#B0BEC5", "#B0BEC5", "#B0BEC5", "#B0BEC5", "#B0BEC5", "#B0BEC5", "#B0BEC5", "#B0BEC5", "#B0BEC5", "#B0BEC5", "#B0BEC5", "#B0BEC5", "#B0BEC5", "#B0BEC5", "red", "#B0BEC5", "#B0BEC5", "#B0BEC5", "#B0BEC5", "#B0BEC5", "#B0BEC5", "#B0BEC5", "#B0BEC5", "#B0BEC5", "#B0BEC5"]]}], "label": "Topic 38", "method": "update"}, {"args": [{"marker.color": [["#B0BEC5", "#B0BEC5", "#B0BEC5", "#B0BEC5", "#B0BEC5", "#B0BEC5", "#B0BEC5", "#B0BEC5", "#B0BEC5", "#B0BEC5", "#B0BEC5", "#B0BEC5", "#B0BEC5", "#B0BEC5", "#B0BEC5", "#B0BEC5", "#B0BEC5", "#B0BEC5", "#B0BEC5", "#B0BEC5", "#B0BEC5", "#B0BEC5", "#B0BEC5", "#B0BEC5", "#B0BEC5", "#B0BEC5", "#B0BEC5", "#B0BEC5", "#B0BEC5", "#B0BEC5", "#B0BEC5", "#B0BEC5", "#B0BEC5", "#B0BEC5", "#B0BEC5", "#B0BEC5", "#B0BEC5", "#B0BEC5", "#B0BEC5", "red", "#B0BEC5", "#B0BEC5", "#B0BEC5", "#B0BEC5", "#B0BEC5", "#B0BEC5", "#B0BEC5", "#B0BEC5", "#B0BEC5"]]}], "label": "Topic 39", "method": "update"}, {"args": [{"marker.color": [["#B0BEC5", "#B0BEC5", "#B0BEC5", "#B0BEC5", "#B0BEC5", "#B0BEC5", "#B0BEC5", "#B0BEC5", "#B0BEC5", "#B0BEC5", "#B0BEC5", "#B0BEC5", "#B0BEC5", "#B0BEC5", "#B0BEC5", "#B0BEC5", "#B0BEC5", "#B0BEC5", "#B0BEC5", "#B0BEC5", "#B0BEC5", "#B0BEC5", "#B0BEC5", "#B0BEC5", "#B0BEC5", "#B0BEC5", "#B0BEC5", "#B0BEC5", "#B0BEC5", "#B0BEC5", "#B0BEC5", "#B0BEC5", "#B0BEC5", "#B0BEC5", "#B0BEC5", "#B0BEC5", "#B0BEC5", "#B0BEC5", "#B0BEC5", "#B0BEC5", "red", "#B0BEC5", "#B0BEC5", "#B0BEC5", "#B0BEC5", "#B0BEC5", "#B0BEC5", "#B0BEC5", "#B0BEC5"]]}], "label": "Topic 40", "method": "update"}, {"args": [{"marker.color": [["#B0BEC5", "#B0BEC5", "#B0BEC5", "#B0BEC5", "#B0BEC5", "#B0BEC5", "#B0BEC5", "#B0BEC5", "#B0BEC5", "#B0BEC5", "#B0BEC5", "#B0BEC5", "#B0BEC5", "#B0BEC5", "#B0BEC5", "#B0BEC5", "#B0BEC5", "#B0BEC5", "#B0BEC5", "#B0BEC5", "#B0BEC5", "#B0BEC5", "#B0BEC5", "#B0BEC5", "#B0BEC5", "#B0BEC5", "#B0BEC5", "#B0BEC5", "#B0BEC5", "#B0BEC5", "#B0BEC5", "#B0BEC5", "#B0BEC5", "#B0BEC5", "#B0BEC5", "#B0BEC5", "#B0BEC5", "#B0BEC5", "#B0BEC5", "#B0BEC5", "#B0BEC5", "red", "#B0BEC5", "#B0BEC5", "#B0BEC5", "#B0BEC5", "#B0BEC5", "#B0BEC5", "#B0BEC5"]]}], "label": "Topic 41", "method": "update"}, {"args": [{"marker.color": [["#B0BEC5", "#B0BEC5", "#B0BEC5", "#B0BEC5", "#B0BEC5", "#B0BEC5", "#B0BEC5", "#B0BEC5", "#B0BEC5", "#B0BEC5", "#B0BEC5", "#B0BEC5", "#B0BEC5", "#B0BEC5", "#B0BEC5", "#B0BEC5", "#B0BEC5", "#B0BEC5", "#B0BEC5", "#B0BEC5", "#B0BEC5", "#B0BEC5", "#B0BEC5", "#B0BEC5", "#B0BEC5", "#B0BEC5", "#B0BEC5", "#B0BEC5", "#B0BEC5", "#B0BEC5", "#B0BEC5", "#B0BEC5", "#B0BEC5", "#B0BEC5", "#B0BEC5", "#B0BEC5", "#B0BEC5", "#B0BEC5", "#B0BEC5", "#B0BEC5", "#B0BEC5", "#B0BEC5", "red", "#B0BEC5", "#B0BEC5", "#B0BEC5", "#B0BEC5", "#B0BEC5", "#B0BEC5"]]}], "label": "Topic 42", "method": "update"}, {"args": [{"marker.color": [["#B0BEC5", "#B0BEC5", "#B0BEC5", "#B0BEC5", "#B0BEC5", "#B0BEC5", "#B0BEC5", "#B0BEC5", "#B0BEC5", "#B0BEC5", "#B0BEC5", "#B0BEC5", "#B0BEC5", "#B0BEC5", "#B0BEC5", "#B0BEC5", "#B0BEC5", "#B0BEC5", "#B0BEC5", "#B0BEC5", "#B0BEC5", "#B0BEC5", "#B0BEC5", "#B0BEC5", "#B0BEC5", "#B0BEC5", "#B0BEC5", "#B0BEC5", "#B0BEC5", "#B0BEC5", "#B0BEC5", "#B0BEC5", "#B0BEC5", "#B0BEC5", "#B0BEC5", "#B0BEC5", "#B0BEC5", "#B0BEC5", "#B0BEC5", "#B0BEC5", "#B0BEC5", "#B0BEC5", "#B0BEC5", "red", "#B0BEC5", "#B0BEC5", "#B0BEC5", "#B0BEC5", "#B0BEC5"]]}], "label": "Topic 43", "method": "update"}, {"args": [{"marker.color": [["#B0BEC5", "#B0BEC5", "#B0BEC5", "#B0BEC5", "#B0BEC5", "#B0BEC5", "#B0BEC5", "#B0BEC5", "#B0BEC5", "#B0BEC5", "#B0BEC5", "#B0BEC5", "#B0BEC5", "#B0BEC5", "#B0BEC5", "#B0BEC5", "#B0BEC5", "#B0BEC5", "#B0BEC5", "#B0BEC5", "#B0BEC5", "#B0BEC5", "#B0BEC5", "#B0BEC5", "#B0BEC5", "#B0BEC5", "#B0BEC5", "#B0BEC5", "#B0BEC5", "#B0BEC5", "#B0BEC5", "#B0BEC5", "#B0BEC5", "#B0BEC5", "#B0BEC5", "#B0BEC5", "#B0BEC5", "#B0BEC5", "#B0BEC5", "#B0BEC5", "#B0BEC5", "#B0BEC5", "#B0BEC5", "#B0BEC5", "red", "#B0BEC5", "#B0BEC5", "#B0BEC5", "#B0BEC5"]]}], "label": "Topic 44", "method": "update"}, {"args": [{"marker.color": [["#B0BEC5", "#B0BEC5", "#B0BEC5", "#B0BEC5", "#B0BEC5", "#B0BEC5", "#B0BEC5", "#B0BEC5", "#B0BEC5", "#B0BEC5", "#B0BEC5", "#B0BEC5", "#B0BEC5", "#B0BEC5", "#B0BEC5", "#B0BEC5", "#B0BEC5", "#B0BEC5", "#B0BEC5", "#B0BEC5", "#B0BEC5", "#B0BEC5", "#B0BEC5", "#B0BEC5", "#B0BEC5", "#B0BEC5", "#B0BEC5", "#B0BEC5", "#B0BEC5", "#B0BEC5", "#B0BEC5", "#B0BEC5", "#B0BEC5", "#B0BEC5", "#B0BEC5", "#B0BEC5", "#B0BEC5", "#B0BEC5", "#B0BEC5", "#B0BEC5", "#B0BEC5", "#B0BEC5", "#B0BEC5", "#B0BEC5", "#B0BEC5", "red", "#B0BEC5", "#B0BEC5", "#B0BEC5"]]}], "label": "Topic 45", "method": "update"}, {"args": [{"marker.color": [["#B0BEC5", "#B0BEC5", "#B0BEC5", "#B0BEC5", "#B0BEC5", "#B0BEC5", "#B0BEC5", "#B0BEC5", "#B0BEC5", "#B0BEC5", "#B0BEC5", "#B0BEC5", "#B0BEC5", "#B0BEC5", "#B0BEC5", "#B0BEC5", "#B0BEC5", "#B0BEC5", "#B0BEC5", "#B0BEC5", "#B0BEC5", "#B0BEC5", "#B0BEC5", "#B0BEC5", "#B0BEC5", "#B0BEC5", "#B0BEC5", "#B0BEC5", "#B0BEC5", "#B0BEC5", "#B0BEC5", "#B0BEC5", "#B0BEC5", "#B0BEC5", "#B0BEC5", "#B0BEC5", "#B0BEC5", "#B0BEC5", "#B0BEC5", "#B0BEC5", "#B0BEC5", "#B0BEC5", "#B0BEC5", "#B0BEC5", "#B0BEC5", "#B0BEC5", "red", "#B0BEC5", "#B0BEC5"]]}], "label": "Topic 46", "method": "update"}, {"args": [{"marker.color": [["#B0BEC5", "#B0BEC5", "#B0BEC5", "#B0BEC5", "#B0BEC5", "#B0BEC5", "#B0BEC5", "#B0BEC5", "#B0BEC5", "#B0BEC5", "#B0BEC5", "#B0BEC5", "#B0BEC5", "#B0BEC5", "#B0BEC5", "#B0BEC5", "#B0BEC5", "#B0BEC5", "#B0BEC5", "#B0BEC5", "#B0BEC5", "#B0BEC5", "#B0BEC5", "#B0BEC5", "#B0BEC5", "#B0BEC5", "#B0BEC5", "#B0BEC5", "#B0BEC5", "#B0BEC5", "#B0BEC5", "#B0BEC5", "#B0BEC5", "#B0BEC5", "#B0BEC5", "#B0BEC5", "#B0BEC5", "#B0BEC5", "#B0BEC5", "#B0BEC5", "#B0BEC5", "#B0BEC5", "#B0BEC5", "#B0BEC5", "#B0BEC5", "#B0BEC5", "#B0BEC5", "red", "#B0BEC5"]]}], "label": "Topic 47", "method": "update"}, {"args": [{"marker.color": [["#B0BEC5", "#B0BEC5", "#B0BEC5", "#B0BEC5", "#B0BEC5", "#B0BEC5", "#B0BEC5", "#B0BEC5", "#B0BEC5", "#B0BEC5", "#B0BEC5", "#B0BEC5", "#B0BEC5", "#B0BEC5", "#B0BEC5", "#B0BEC5", "#B0BEC5", "#B0BEC5", "#B0BEC5", "#B0BEC5", "#B0BEC5", "#B0BEC5", "#B0BEC5", "#B0BEC5", "#B0BEC5", "#B0BEC5", "#B0BEC5", "#B0BEC5", "#B0BEC5", "#B0BEC5", "#B0BEC5", "#B0BEC5", "#B0BEC5", "#B0BEC5", "#B0BEC5", "#B0BEC5", "#B0BEC5", "#B0BEC5", "#B0BEC5", "#B0BEC5", "#B0BEC5", "#B0BEC5", "#B0BEC5", "#B0BEC5", "#B0BEC5", "#B0BEC5", "#B0BEC5", "#B0BEC5", "red"]]}], "label": "Topic 48", "method": "update"}]}], "title": {"font": {"color": "Black", "size": 22}, "text": "<b>Intertopic Distance Map</b>", "x": 0.5, "xanchor": "center", "y": 0.95, "yanchor": "top"}, "width": 650, "xaxis": {"anchor": "y", "domain": [0, 1], "range": [-3.522, 11.62], "title": {"text": ""}, "visible": false}, "yaxis": {"anchor": "x", "domain": [0, 1], "range": [-1.555, 13.65], "title": {"text": ""}, "visible": false}}}
